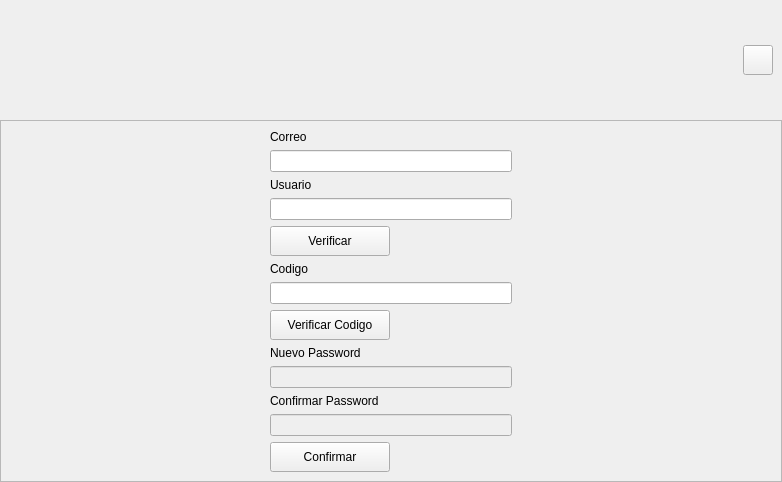
         <widget class="QWidget" name="page_recuperar">
          <layout class="QVBoxLayout" name="verticalLayout_49">
           <property name="spacing">
            <number>0</number>
           </property>
           <property name="leftMargin">
            <number>0</number>
           </property>
           <property name="topMargin">
            <number>0</number>
           </property>
           <property name="rightMargin">
            <number>0</number>
           </property>
           <property name="bottomMargin">
            <number>0</number>
           </property>
           <item>
            <widget class="QWidget" name="widget_14" native="true">
             <property name="minimumSize">
              <size>
               <width>0</width>
               <height>120</height>
              </size>
             </property>
             <property name="maximumSize">
              <size>
               <width>16777215</width>
               <height>120</height>
              </size>
             </property>
             <layout class="QHBoxLayout" name="horizontalLayout_26">
              <item>
               <spacer name="horizontalSpacer_17">
                <property name="orientation">
                 <enum>Qt::Horizontal</enum>
                </property>
                <property name="sizeHint" stdset="0">
                 <size>
                  <width>319</width>
                  <height>20</height>
                 </size>
                </property>
               </spacer>
              </item>
              <item>
               <widget class="QLabel" name="lbl_user_recu">
                <property name="minimumSize">
                 <size>
                  <width>90</width>
                  <height>90</height>
                 </size>
                </property>
                <property name="maximumSize">
                 <size>
                  <width>90</width>
                  <height>90</height>
                 </size>
                </property>
                <property name="text">
                 <string/>
                </property>
                <property name="pixmap">
                 <pixmap>image/usuario.png</pixmap>
                </property>
                <property name="scaledContents">
                 <bool>true</bool>
                </property>
               </widget>
              </item>
              <item>
               <spacer name="horizontalSpacer_18">
                <property name="orientation">
                 <enum>Qt::Horizontal</enum>
                </property>
                <property name="sizeHint" stdset="0">
                 <size>
                  <width>319</width>
                  <height>20</height>
                 </size>
                </property>
               </spacer>
              </item>
              <item>
               <widget class="QPushButton" name="btn_regresar_recu_inicio">
                <property name="minimumSize">
                 <size>
                  <width>30</width>
                  <height>30</height>
                 </size>
                </property>
                <property name="maximumSize">
                 <size>
                  <width>30</width>
                  <height>30</height>
                 </size>
                </property>
                <property name="text">
                 <string/>
                </property>
                <property name="icon">
                 <iconset>
                  <normaloff>image/regresar.png</normaloff>image/regresar.png</iconset>
                </property>
                <property name="iconSize">
                 <size>
                  <width>30</width>
                  <height>30</height>
                 </size>
                </property>
               </widget>
              </item>
             </layout>
            </widget>
           </item>
           <item>
            <widget class="QFrame" name="frame_40">
             <property name="frameShape">
              <enum>QFrame::StyledPanel</enum>
             </property>
             <property name="frameShadow">
              <enum>QFrame::Raised</enum>
             </property>
             <layout class="QHBoxLayout" name="horizontalLayout_27">
              <property name="spacing">
               <number>0</number>
              </property>
              <property name="leftMargin">
               <number>0</number>
              </property>
              <property name="topMargin">
               <number>0</number>
              </property>
              <property name="rightMargin">
               <number>0</number>
              </property>
              <property name="bottomMargin">
               <number>0</number>
              </property>
              <item>
               <spacer name="horizontalSpacer_19">
                <property name="orientation">
                 <enum>Qt::Horizontal</enum>
                </property>
                <property name="sizeHint" stdset="0">
                 <size>
                  <width>257</width>
                  <height>20</height>
                 </size>
                </property>
               </spacer>
              </item>
              <item>
               <widget class="QWidget" name="widget_15" native="true">
                <layout class="QVBoxLayout" name="verticalLayout_50">
                 <item>
                  <widget class="QLabel" name="label_73">
                   <property name="text">
                    <string>Correo</string>
                   </property>
                  </widget>
                 </item>
                 <item>
                  <widget class="QLineEdit" name="ln_correo_recu"/>
                 </item>
                 <item>
                  <widget class="QLabel" name="label_74">
                   <property name="text">
                    <string>Usuario</string>
                   </property>
                  </widget>
                 </item>
                 <item>
                  <widget class="QLineEdit" name="ln_user_recu"/>
                 </item>
                 <item>
                  <widget class="QPushButton" name="btn_verificar_contra">
                   <property name="minimumSize">
                    <size>
                     <width>120</width>
                     <height>30</height>
                    </size>
                   </property>
                   <property name="maximumSize">
                    <size>
                     <width>120</width>
                     <height>30</height>
                    </size>
                   </property>
                   <property name="styleSheet">
                    <string notr="true">font: 12px</string>
                   </property>
                   <property name="text">
                    <string>Verificar</string>
                   </property>
                  </widget>
                 </item>
                 <item>
                  <widget class="QLabel" name="label_22">
                   <property name="text">
                    <string>Codigo</string>
                   </property>
                  </widget>
                 </item>
                 <item>
                  <widget class="QLineEdit" name="line_veri_cod"/>
                 </item>
                 <item>
                  <widget class="QPushButton" name="btn_veri_cod">
                   <property name="minimumSize">
                    <size>
                     <width>120</width>
                     <height>30</height>
                    </size>
                   </property>
                   <property name="maximumSize">
                    <size>
                     <width>120</width>
                     <height>30</height>
                    </size>
                   </property>
                   <property name="styleSheet">
                    <string notr="true">font: 9pt &quot;Times New Roman&quot;;</string>
                   </property>
                   <property name="text">
                    <string>Verificar Codigo</string>
                   </property>
                  </widget>
                 </item>
                 <item>
                  <widget class="QLabel" name="label_75">
                   <property name="text">
                    <string>Nuevo Password</string>
                   </property>
                  </widget>
                 </item>
                 <item>
                  <widget class="QLineEdit" name="ln_pass_new">
                   <property name="enabled">
                    <bool>false</bool>
                   </property>
                  </widget>
                 </item>
                 <item>
                  <widget class="QLabel" name="label_78">
                   <property name="text">
                    <string>Confirmar Password</string>
                   </property>
                  </widget>
                 </item>
                 <item>
                  <widget class="QLineEdit" name="ln_pass_confirm">
                   <property name="enabled">
                    <bool>false</bool>
                   </property>
                  </widget>
                 </item>
                 <item>
                  <widget class="QPushButton" name="btn_confirmar_pass">
                   <property name="minimumSize">
                    <size>
                     <width>120</width>
                     <height>30</height>
                    </size>
                   </property>
                   <property name="maximumSize">
                    <size>
                     <width>120</width>
                     <height>30</height>
                    </size>
                   </property>
                   <property name="styleSheet">
                    <string notr="true">font: 12px</string>
                   </property>
                   <property name="text">
                    <string>Confirmar</string>
                   </property>
                  </widget>
                 </item>
                </layout>
               </widget>
              </item>
              <item>
               <spacer name="horizontalSpacer_20">
                <property name="orientation">
                 <enum>Qt::Horizontal</enum>
                </property>
                <property name="sizeHint" stdset="0">
                 <size>
                  <width>257</width>
                  <height>20</height>
                 </size>
                </property>
               </spacer>
              </item>
             </layout>
            </widget>
           </item>
          </layout>
         </widget>
